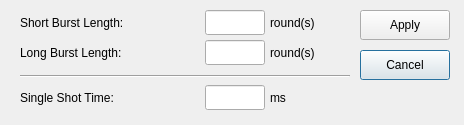
<?xml version="1.0" encoding="UTF-8"?>
<ui version="4.0">
 <class>BurstLengthDialog</class>
 <widget class="QDialog" name="BurstLengthDialog">
  <property name="geometry">
   <rect>
    <x>0</x>
    <y>0</y>
    <width>464</width>
    <height>125</height>
   </rect>
  </property>
  <property name="windowTitle">
   <string>Dialog</string>
  </property>
  <widget class="QLabel" name="longBurstLengthLabel">
   <property name="geometry">
    <rect>
     <x>20</x>
     <y>40</y>
     <width>180</width>
     <height>25</height>
    </rect>
   </property>
   <property name="text">
    <string>Long Burst Length:</string>
   </property>
  </widget>
  <widget class="QLineEdit" name="longBurstLengthInput">
   <property name="geometry">
    <rect>
     <x>205</x>
     <y>40</y>
     <width>60</width>
     <height>25</height>
    </rect>
   </property>
   <property name="alignment">
    <set>Qt::AlignRight|Qt::AlignTrailing|Qt::AlignVCenter</set>
   </property>
  </widget>
  <widget class="QLabel" name="shortBurstLengthLabel">
   <property name="geometry">
    <rect>
     <x>20</x>
     <y>10</y>
     <width>180</width>
     <height>25</height>
    </rect>
   </property>
   <property name="text">
    <string>Short Burst Length:</string>
   </property>
  </widget>
  <widget class="QLabel" name="shortBurstLengthMeasurementUnit">
   <property name="geometry">
    <rect>
     <x>270</x>
     <y>10</y>
     <width>75</width>
     <height>25</height>
    </rect>
   </property>
   <property name="text">
    <string>round(s)</string>
   </property>
  </widget>
  <widget class="QLabel" name="singleShotTimeLabel">
   <property name="geometry">
    <rect>
     <x>20</x>
     <y>85</y>
     <width>180</width>
     <height>25</height>
    </rect>
   </property>
   <property name="text">
    <string>Single Shot Time:</string>
   </property>
  </widget>
  <widget class="QLineEdit" name="singleShotTimeInput">
   <property name="geometry">
    <rect>
     <x>205</x>
     <y>85</y>
     <width>60</width>
     <height>25</height>
    </rect>
   </property>
   <property name="alignment">
    <set>Qt::AlignRight|Qt::AlignTrailing|Qt::AlignVCenter</set>
   </property>
  </widget>
  <widget class="QLabel" name="singleShotTimeMeasurementUnit">
   <property name="geometry">
    <rect>
     <x>270</x>
     <y>85</y>
     <width>70</width>
     <height>25</height>
    </rect>
   </property>
   <property name="text">
    <string>ms</string>
   </property>
  </widget>
  <widget class="Line" name="line">
   <property name="geometry">
    <rect>
     <x>20</x>
     <y>75</y>
     <width>330</width>
     <height>3</height>
    </rect>
   </property>
   <property name="orientation">
    <enum>Qt::Horizontal</enum>
   </property>
  </widget>
  <widget class="QLineEdit" name="shortBurstLengthInput">
   <property name="geometry">
    <rect>
     <x>205</x>
     <y>10</y>
     <width>60</width>
     <height>25</height>
    </rect>
   </property>
   <property name="text">
    <string/>
   </property>
   <property name="alignment">
    <set>Qt::AlignRight|Qt::AlignTrailing|Qt::AlignVCenter</set>
   </property>
  </widget>
  <widget class="QLabel" name="longBurstLengthMeasurementUnit">
   <property name="geometry">
    <rect>
     <x>270</x>
     <y>40</y>
     <width>75</width>
     <height>25</height>
    </rect>
   </property>
   <property name="text">
    <string>round(s)</string>
   </property>
  </widget>
  <widget class="QPushButton" name="cancelButton">
   <property name="geometry">
    <rect>
     <x>360</x>
     <y>50</y>
     <width>90</width>
     <height>30</height>
    </rect>
   </property>
   <property name="text">
    <string>Cancel</string>
   </property>
  </widget>
  <widget class="QPushButton" name="applyButton">
   <property name="geometry">
    <rect>
     <x>360</x>
     <y>10</y>
     <width>90</width>
     <height>30</height>
    </rect>
   </property>
   <property name="text">
    <string>Apply</string>
   </property>
  </widget>
 </widget>
 <resources/>
 <connections/>
</ui>
